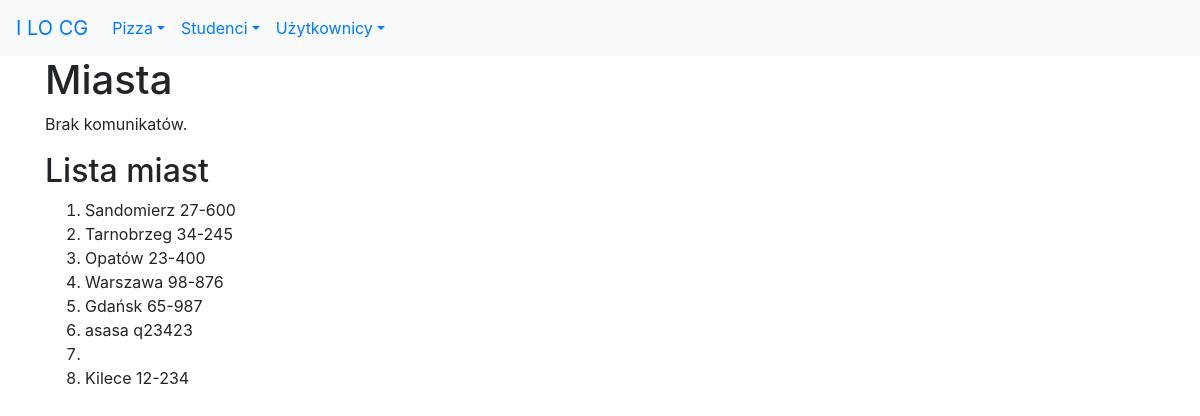
/studenci/miasta/lista, run on an earlier commit of the app's database.
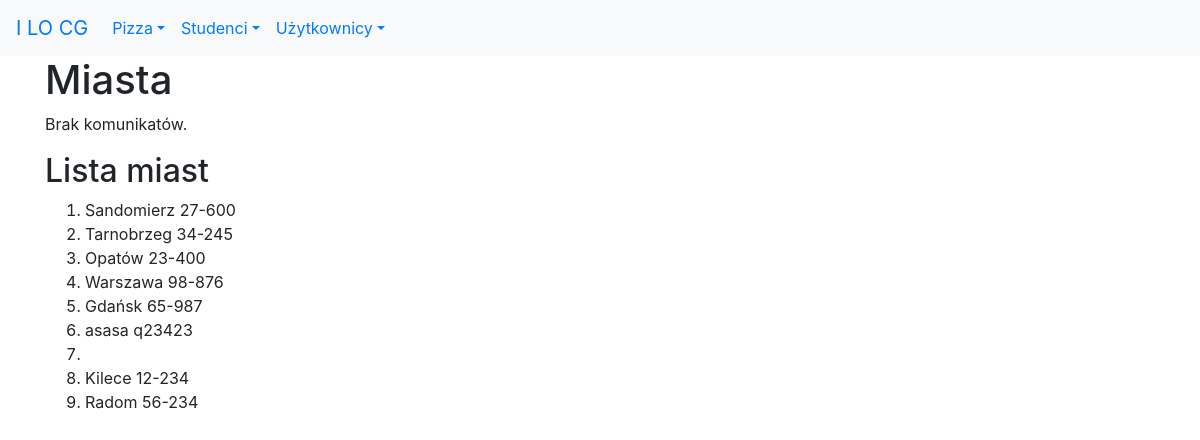
And on a later commit of the database.
### studenci/models.py (models this page shows, shortened)
class Miasto(models.Model):
    nazwa = models.CharField(
        verbose_name='miasto',
        max_length=30,
        help_text='Nazwa miasta')
    kod = models.CharField(
        max_length=6,
        help_text='Kod pocztowy')
    class Meta:
        verbose_name_plural = "miasta"

### studenci/templates/studenci/miasto_list.html
{% extends 'szablon.html' %}
{% block naglowek %}Miasta{% endblock naglowek %}
{% block tresc %}
<h2>Lista miast</h2>
<ol>
    {% for miasto in object_list %}
        <li>{{ miasto.nazwa }}&nbsp;{{ miasto.kod }}</li>
    {% endfor %}
</ol>
{% endblock tresc %}

What changed in the data, as far as the page shows it:
added Miasto: nazwa "Radom", kod "56-234"
